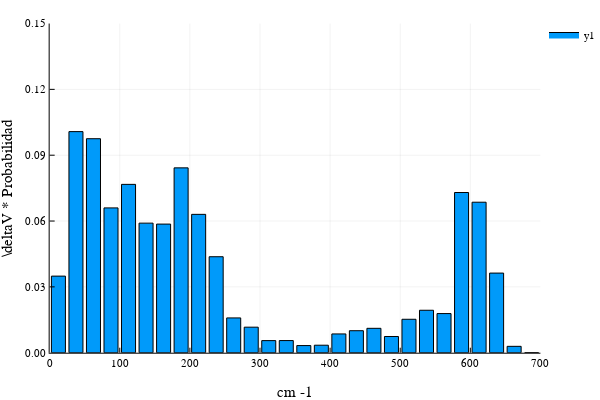

Source (notebook cell):
### Markdown cell above
### Frecuencia

### Code cell
# Los bins van de 0 a la fqcia más alta + 10%
top_evals = maximum(evals_2w9y)
bins_evals = collect(0:25:700)

# Histograma ponderado
Wbins_evals_2w9y, Whis_evals_2w9y = JUMD.WeightedHist(evals_2w9y, bins_evals, abs.(vgv_2w9y),
    true, false);

bar(Wbins_evals_2w9y, Whis_evals_2w9y,
    xlims = (0, 700), ylims = (0, .15),
    yaxis = "\\deltaV * Probabilidad", xaxis = "cm -1")

### Figure 1 — Plotly figure (JSON) as saved in the notebook; plotly's stock layout.template omitted (floating-point values rounded to 4 significant figures)
{"data": [{"fill": "tozeroy", "fillcolor": "rgba(0, 154, 250, 1.000)", "legendgroup": "y1", "line": {"color": "rgba(0, 0, 0, 1)", "dash": "solid", "width": 1}, "mode": "lines", "name": "y1", "showlegend": true, "type": "scatter", "x": [2.5, 2.5, 22.5, 22.5, 2.5, 2.5], "xaxis": "x", "y": [0.0349, 0, 0, 0.0349, 0.0349, 0.0349], "yaxis": "y"}, {"fill": "tozeroy", "fillcolor": "rgba(0, 154, 250, 1.000)", "legendgroup": "y1", "line": {"color": "rgba(0, 0, 0, 1)", "dash": "solid", "width": 1}, "mode": "lines", "name": "y1", "showlegend": false, "type": "scatter", "x": [27.5, 27.5, 47.5, 47.5, 27.5, 27.5], "xaxis": "x", "y": [0.1008, 0, 0, 0.1008, 0.1008, 0.1008], "yaxis": "y"}, {"fill": "tozeroy", "fillcolor": "rgba(0, 154, 250, 1.000)", "legendgroup": "y1", "line": {"color": "rgba(0, 0, 0, 1)", "dash": "solid", "width": 1}, "mode": "lines", "name": "y1", "showlegend": false, "type": "scatter", "x": [52.5, 52.5, 72.5, 72.5, 52.5, 52.5], "xaxis": "x", "y": [0.09752, 0, 0, 0.09752, 0.09752, 0.09752], "yaxis": "y"}, {"fill": "tozeroy", "fillcolor": "rgba(0, 154, 250, 1.000)", "legendgroup": "y1", "line": {"color": "rgba(0, 0, 0, 1)", "dash": "solid", "width": 1}, "mode": "lines", "name": "y1", "showlegend": false, "type": "scatter", "x": [77.5, 77.5, 97.5, 97.5, 77.5, 77.5], "xaxis": "x", "y": [0.06599, 0, 0, 0.06599, 0.06599, 0.06599], "yaxis": "y"}, {"fill": "tozeroy", "fillcolor": "rgba(0, 154, 250, 1.000)", "legendgroup": "y1", "line": {"color": "rgba(0, 0, 0, 1)", "dash": "solid", "width": 1}, "mode": "lines", "name": "y1", "showlegend": false, "type": "scatter", "x": [102.5, 102.5, 122.5, 122.5, 102.5, 102.5], "xaxis": "x", "y": [0.07671, 0, 0, 0.07671, 0.07671, 0.07671], "yaxis": "y"}, {"fill": "tozeroy", "fillcolor": "rgba(0, 154, 250, 1.000)", "legendgroup": "y1", "line": {"color": "rgba(0, 0, 0, 1)", "dash": "solid", "width": 1}, "mode": "lines", "name": "y1", "showlegend": false, "type": "scatter", "x": [127.5, 127.5, 147.5, 147.5, 127.5, 127.5], "xaxis": "x", "y": [0.05905, 0, 0, 0.05905, 0.05905, 0.05905], "yaxis": "y"}, {"fill": "tozeroy", "fillcolor": "rgba(0, 154, 250, 1.000)", "legendgroup": "y1", "line": {"color": "rgba(0, 0, 0, 1)", "dash": "solid", "width": 1}, "mode": "lines", "name": "y1", "showlegend": false, "type": "scatter", "x": [152.5, 152.5, 172.5, 172.5, 152.5, 152.5], "xaxis": "x", "y": [0.05861, 0, 0, 0.05861, 0.05861, 0.05861], "yaxis": "y"}, {"fill": "tozeroy", "fillcolor": "rgba(0, 154, 250, 1.000)", "legendgroup": "y1", "line": {"color": "rgba(0, 0, 0, 1)", "dash": "solid", "width": 1}, "mode": "lines", "name": "y1", "showlegend": false, "type": "scatter", "x": [177.5, 177.5, 197.5, 197.5, 177.5, 177.5], "xaxis": "x", "y": [0.08423, 0, 0, 0.08423, 0.08423, 0.08423], "yaxis": "y"}, {"fill": "tozeroy", "fillcolor": "rgba(0, 154, 250, 1.000)", "legendgroup": "y1", "line": {"color": "rgba(0, 0, 0, 1)", "dash": "solid", "width": 1}, "mode": "lines", "name": "y1", "showlegend": false, "type": "scatter", "x": [202.5, 202.5, 222.5, 222.5, 202.5, 202.5], "xaxis": "x", "y": [0.06305, 0, 0, 0.06305, 0.06305, 0.06305], "yaxis": "y"}, {"fill": "tozeroy", "fillcolor": "rgba(0, 154, 250, 1.000)", "legendgroup": "y1", "line": {"color": "rgba(0, 0, 0, 1)", "dash": "solid", "width": 1}, "mode": "lines", "name": "y1", "showlegend": false, "type": "scatter", "x": [227.5, 227.5, 247.5, 247.5, 227.5, 227.5], "xaxis": "x", "y": [0.04374, 0, 0, 0.04374, 0.04374, 0.04374], "yaxis": "y"}, {"fill": "tozeroy", "fillcolor": "rgba(0, 154, 250, 1.000)", "legendgroup": "y1", "line": {"color": "rgba(0, 0, 0, 1)", "dash": "solid", "width": 1}, "mode": "lines", "name": "y1", "showlegend": false, "type": "scatter", "x": [252.5, 252.5, 272.5, 272.5, 252.5, 252.5], "xaxis": "x", "y": [0.01586, 0, 0, 0.01586, 0.01586, 0.01586], "yaxis": "y"}, {"fill": "tozeroy", "fillcolor": "rgba(0, 154, 250, 1.000)", "legendgroup": "y1", "line": {"color": "rgba(0, 0, 0, 1)", "dash": "solid", "width": 1}, "mode": "lines", "name": "y1", "showlegend": false, "type": "scatter", "x": [277.5, 277.5, 297.5, 297.5, 277.5, 277.5], "xaxis": "x", "y": [0.01163, 0, 0, 0.01163, 0.01163, 0.01163], "yaxis": "y"}, {"fill": "tozeroy", "fillcolor": "rgba(0, 154, 250, 1.000)", "legendgroup": "y1", "line": {"color": "rgba(0, 0, 0, 1)", "dash": "solid", "width": 1}, "mode": "lines", "name": "y1", "showlegend": false, "type": "scatter", "x": [302.5, 302.5, 322.5, 322.5, 302.5, 302.5], "xaxis": "x", "y": [0.005508, 0, 0, 0.005508, 0.005508, 0.005508], "yaxis": "y"}, {"fill": "tozeroy", "fillcolor": "rgba(0, 154, 250, 1.000)", "legendgroup": "y1", "line": {"color": "rgba(0, 0, 0, 1)", "dash": "solid", "width": 1}, "mode": "lines", "name": "y1", "showlegend": false, "type": "scatter", "x": [327.5, 327.5, 347.5, 347.5, 327.5, 327.5], "xaxis": "x", "y": [0.00553, 0, 0, 0.00553, 0.00553, 0.00553], "yaxis": "y"}, {"fill": "tozeroy", "fillcolor": "rgba(0, 154, 250, 1.000)", "legendgroup": "y1", "line": {"color": "rgba(0, 0, 0, 1)", "dash": "solid", "width": 1}, "mode": "lines", "name": "y1", "showlegend": false, "type": "scatter", "x": [352.5, 352.5, 372.5, 372.5, 352.5, 352.5], "xaxis": "x", "y": [0.00325, 0, 0, 0.00325, 0.00325, 0.00325], "yaxis": "y"}, {"fill": "tozeroy", "fillcolor": "rgba(0, 154, 250, 1.000)", "legendgroup": "y1", "line": {"color": "rgba(0, 0, 0, 1)", "dash": "solid", "width": 1}, "mode": "lines", "name": "y1", "showlegend": false, "type": "scatter", "x": [377.5, 377.5, 397.5, 397.5, 377.5, 377.5], "xaxis": "x", "y": [0.003417, 0, 0, 0.003417, 0.003417, 0.003417], "yaxis": "y"}, {"fill": "tozeroy", "fillcolor": "rgba(0, 154, 250, 1.000)", "legendgroup": "y1", "line": {"color": "rgba(0, 0, 0, 1)", "dash": "solid", "width": 1}, "mode": "lines", "name": "y1", "showlegend": false, "type": "scatter", "x": [402.5, 402.5, 422.5, 422.5, 402.5, 402.5], "xaxis": "x", "y": [0.008554, 0, 0, 0.008554, 0.008554, 0.008554], "yaxis": "y"}, {"fill": "tozeroy", "fillcolor": "rgba(0, 154, 250, 1.000)", "legendgroup": "y1", "line": {"color": "rgba(0, 0, 0, 1)", "dash": "solid", "width": 1}, "mode": "lines", "name": "y1", "showlegend": false, "type": "scatter", "x": [427.5, 427.5, 447.5, 447.5, 427.5, 427.5], "xaxis": "x", "y": [0.01003, 0, 0, 0.01003, 0.01003, 0.01003], "yaxis": "y"}, {"fill": "tozeroy", "fillcolor": "rgba(0, 154, 250, 1.000)", "legendgroup": "y1", "line": {"color": "rgba(0, 0, 0, 1)", "dash": "solid", "width": 1}, "mode": "lines", "name": "y1", "showlegend": false, "type": "scatter", "x": [452.5, 452.5, 472.5, 472.5, 452.5, 452.5], "xaxis": "x", "y": [0.01111, 0, 0, 0.01111, 0.01111, 0.01111], "yaxis": "y"}, {"fill": "tozeroy", "fillcolor": "rgba(0, 154, 250, 1.000)", "legendgroup": "y1", "line": {"color": "rgba(0, 0, 0, 1)", "dash": "solid", "width": 1}, "mode": "lines", "name": "y1", "showlegend": false, "type": "scatter", "x": [477.5, 477.5, 497.5, 497.5, 477.5, 477.5], "xaxis": "x", "y": [0.007388, 0, 0, 0.007388, 0.007388, 0.007388], "yaxis": "y"}, {"fill": "tozeroy", "fillcolor": "rgba(0, 154, 250, 1.000)", "legendgroup": "y1", "line": {"color": "rgba(0, 0, 0, 1)", "dash": "solid", "width": 1}, "mode": "lines", "name": "y1", "showlegend": false, "type": "scatter", "x": [502.5, 502.5, 522.5, 522.5, 502.5, 502.5], "xaxis": "x", "y": [0.01523, 0, 0, 0.01523, 0.01523, 0.01523], "yaxis": "y"}, {"fill": "tozeroy", "fillcolor": "rgba(0, 154, 250, 1.000)", "legendgroup": "y1", "line": {"color": "rgba(0, 0, 0, 1)", "dash": "solid", "width": 1}, "mode": "lines", "name": "y1", "showlegend": false, "type": "scatter", "x": [527.5, 527.5, 547.5, 547.5, 527.5, 527.5], "xaxis": "x", "y": [0.01934, 0, 0, 0.01934, 0.01934, 0.01934], "yaxis": "y"}, {"fill": "tozeroy", "fillcolor": "rgba(0, 154, 250, 1.000)", "legendgroup": "y1", "line": {"color": "rgba(0, 0, 0, 1)", "dash": "solid", "width": 1}, "mode": "lines", "name": "y1", "showlegend": false, "type": "scatter", "x": [552.5, 552.5, 572.5, 572.5, 552.5, 552.5], "xaxis": "x", "y": [0.01783, 0, 0, 0.01783, 0.01783, 0.01783], "yaxis": "y"}, {"fill": "tozeroy", "fillcolor": "rgba(0, 154, 250, 1.000)", "legendgroup": "y1", "line": {"color": "rgba(0, 0, 0, 1)", "dash": "solid", "width": 1}, "mode": "lines", "name": "y1", "showlegend": false, "type": "scatter", "x": [577.5, 577.5, 597.5, 597.5, 577.5, 577.5], "xaxis": "x", "y": [0.07301, 0, 0, 0.07301, 0.07301, 0.07301], "yaxis": "y"}, {"fill": "tozeroy", "fillcolor": "rgba(0, 154, 250, 1.000)", "legendgroup": "y1", "line": {"color": "rgba(0, 0, 0, 1)", "dash": "solid", "width": 1}, "mode": "lines", "name": "y1", "showlegend": false, "type": "scatter", "x": [602.5, 602.5, 622.5, 622.5, 602.5, 602.5], "xaxis": "x", "y": [0.06858, 0, 0, 0.06858, 0.06858, 0.06858], "yaxis": "y"}, {"fill": "tozeroy", "fillcolor": "rgba(0, 154, 250, 1.000)", "legendgroup": "y1", "line": {"color": "rgba(0, 0, 0, 1)", "dash": "solid", "width": 1}, "mode": "lines", "name": "y1", "showlegend": false, "type": "scatter", "x": [627.5, 627.5, 647.5, 647.5, 627.5, 627.5], "xaxis": "x", "y": [0.03628, 0, 0, 0.03628, 0.03628, 0.03628], "yaxis": "y"}, {"fill": "tozeroy", "fillcolor": "rgba(0, 154, 250, 1.000)", "legendgroup": "y1", "line": {"color": "rgba(0, 0, 0, 1)", "dash": "solid", "width": 1}, "mode": "lines", "name": "y1", "showlegend": false, "type": "scatter", "x": [652.5, 652.5, 672.5, 672.5, 652.5, 652.5], "xaxis": "x", "y": [0.002904, 0, 0, 0.002904, 0.002904, 0.002904], "yaxis": "y"}, {"fill": "tozeroy", "fillcolor": "rgba(0, 154, 250, 1.000)", "legendgroup": "y1", "line": {"color": "rgba(0, 0, 0, 1)", "dash": "solid", "width": 1}, "mode": "lines", "name": "y1", "showlegend": false, "type": "scatter", "x": [677.5, 677.5, 697.5, 697.5, 677.5, 677.5], "xaxis": "x", "y": [0, 0, 0, 0, 0, 0], "yaxis": "y"}], "layout": {"annotations": [], "height": 400, "legend": {"bgcolor": "rgba(255, 255, 255, 1.000)", "bordercolor": "rgba(0, 0, 0, 1)", "font": {"color": "rgba(0, 0, 0, 1)", "family": "sans-serif", "size": 11}, "tracegroupgap": 0, "x": 1, "y": 1}, "margin": {"b": 20, "l": 0, "r": 0, "t": 20}, "paper_bgcolor": "rgba(255, 255, 255, 1.000)", "plot_bgcolor": "rgba(255, 255, 255, 1.000)", "showlegend": true, "width": 600, "xaxis": {"anchor": "y", "domain": [0.09128, 0.9934], "gridcolor": "rgba(0, 0, 0, 0.1)", "gridwidth": 0.5, "linecolor": "rgba(0, 0, 0, 1)", "mirror": false, "range": [0, 700], "showgrid": true, "showline": true, "showticklabels": true, "tickangle": 0, "tickcolor": "rgb(0, 0, 0)", "tickfont": {"color": "rgba(0, 0, 0, 1)", "family": "sans-serif", "size": 11}, "tickmode": "array", "ticks": "inside", "ticktext": ["0", "100", "200", "300", "400", "500", "600", "700"], "tickvals": [0, 100, 200, 300, 400, 500, 600, 700], "title": "cm -1", "titlefont": {"color": "rgba(0, 0, 0, 1)", "family": "sans-serif", "size": 15}, "type": "linear", "visible": true, "zeroline": false, "zerolinecolor": "rgba(0, 0, 0, 1)"}, "yaxis": {"anchor": "x", "domain": [0.07581, 0.9902], "gridcolor": "rgba(0, 0, 0, 0.1)", "gridwidth": 0.5, "linecolor": "rgba(0, 0, 0, 1)", "mirror": false, "range": [0, 0.15], "showgrid": true, "showline": true, "showticklabels": true, "tickangle": 0, "tickcolor": "rgb(0, 0, 0)", "tickfont": {"color": "rgba(0, 0, 0, 1)", "family": "sans-serif", "size": 11}, "tickmode": "array", "ticks": "inside", "ticktext": ["0.00", "0.03", "0.06", "0.09", "0.12", "0.15"], "tickvals": [0, 0.03, 0.06, 0.09, 0.12, 0.15], "title": "\\deltaV * Probabilidad", "titlefont": {"color": "rgba(0, 0, 0, 1)", "family": "sans-serif", "size": 15}, "type": "linear", "visible": true, "zeroline": false, "zerolinecolor": "rgba(0, 0, 0, 1)"}}}
